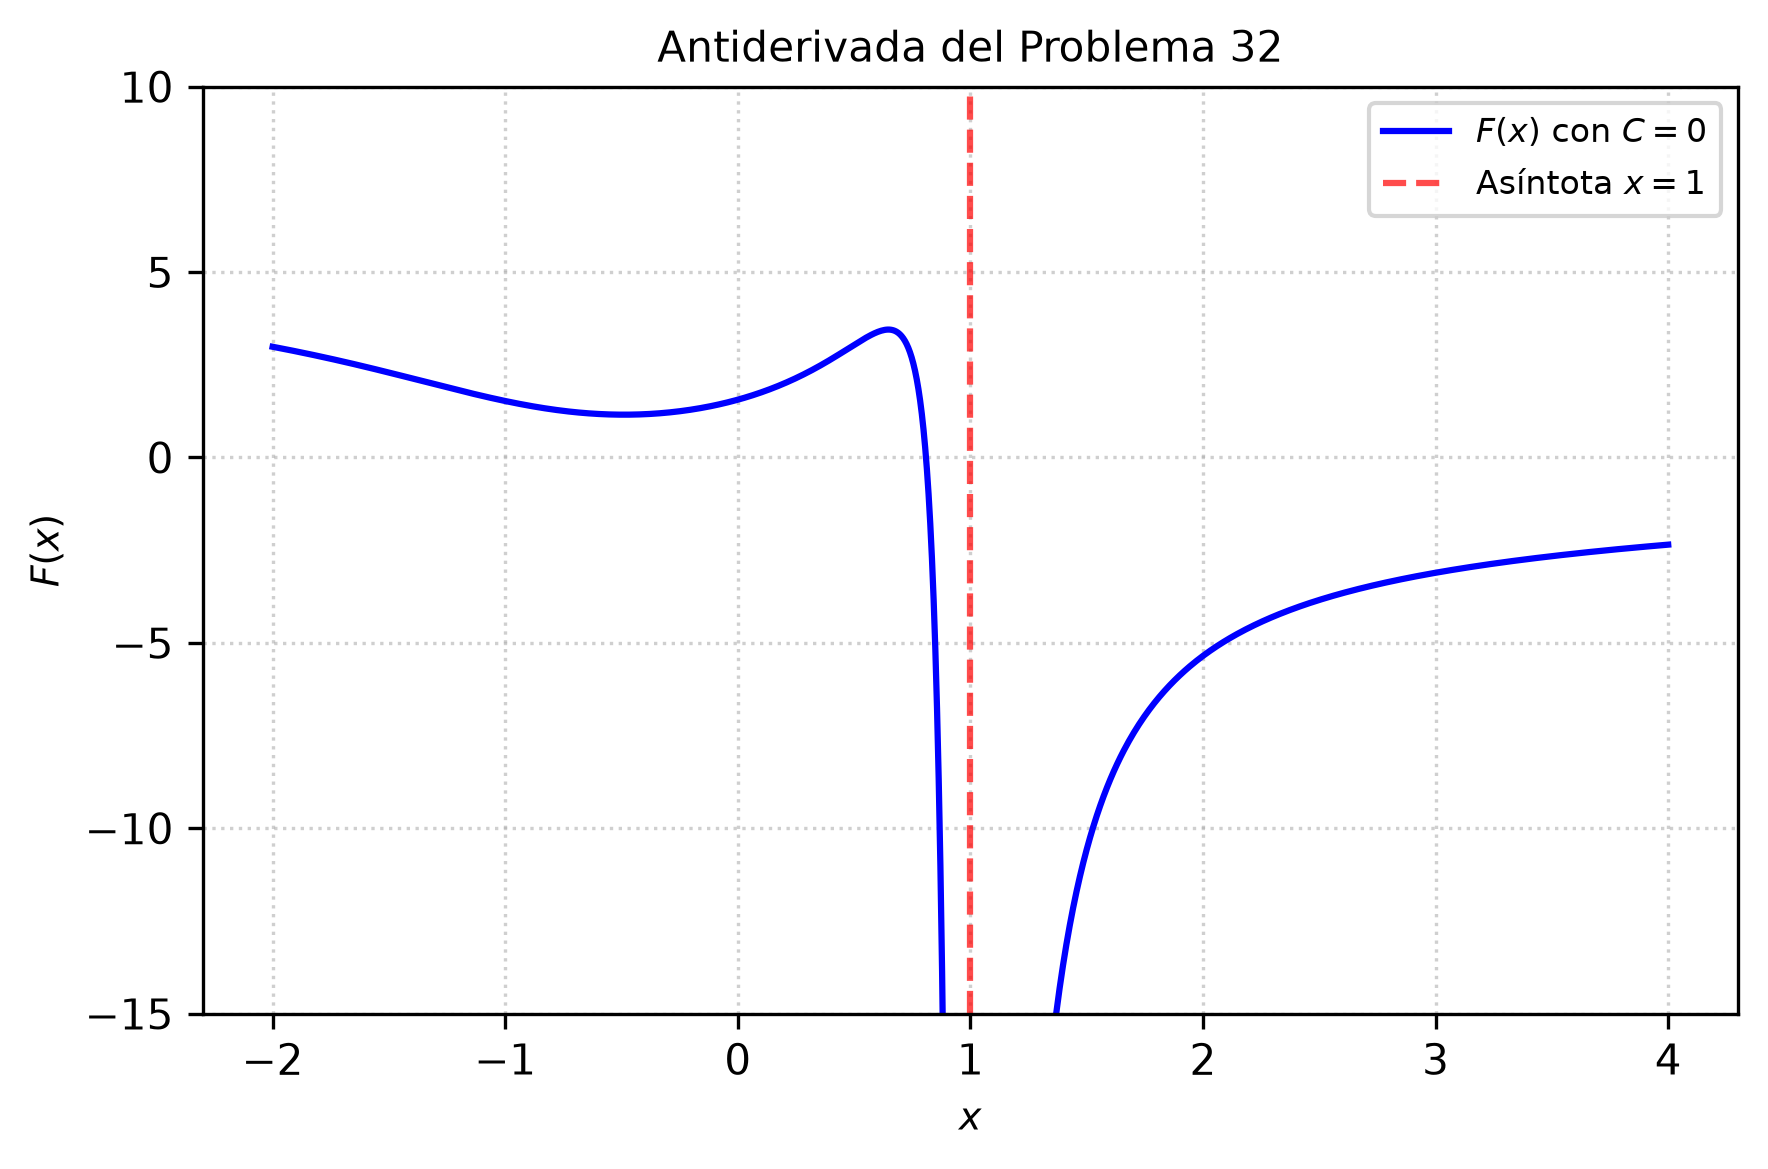

The script that saved this image:
import matplotlib
matplotlib.use('Agg')
import numpy as np
import matplotlib.pyplot as plt

# Definir el dominio evitando la asíntota en x = 1
x1 = np.linspace(-2, 0.9, 400)
x2 = np.linspace(1.1, 4, 400)
x = np.concatenate([x1, x2])

# Función antiderivada F(x) con C = 0
def F(x):
    term1 = -1/25 * np.log(np.abs(x - 1))
    term2 = 13/25 * np.log(x**2 + 2*x + 2)
    term3 = -17 / (5 * (x - 1))
    term4 = -3 / (5 * (x - 1)**2)
    term5 = -51/25 * np.arctan(x + 1)
    return term1 + term2 + term3 + term4 + term5

y = F(x)

# Acotar valores extremos para una visualización limpia
y[np.abs(y) > 20] = np.nan

plt.figure(figsize=(6, 4))
plt.plot(x, y, label=r'$F(x)$ con $C=0$', color='blue', linewidth=1.5)
plt.axvline(x=1, color='red', linestyle='--', alpha=0.7, label='Asíntota $x=1$')

plt.title('Antiderivada del Problema 32', fontsize=10)
plt.xlabel('$x$', fontsize=9)
plt.ylabel('$F(x)$', fontsize=9)
plt.ylim(-15, 10)
plt.grid(True, linestyle=':', alpha=0.6)
plt.legend(fontsize=8)
plt.tight_layout()

plt.savefig(r'semana_03/graficas/SEM03_P32_grafica.png', dpi=300, bbox_inches='tight')
plt.close()
